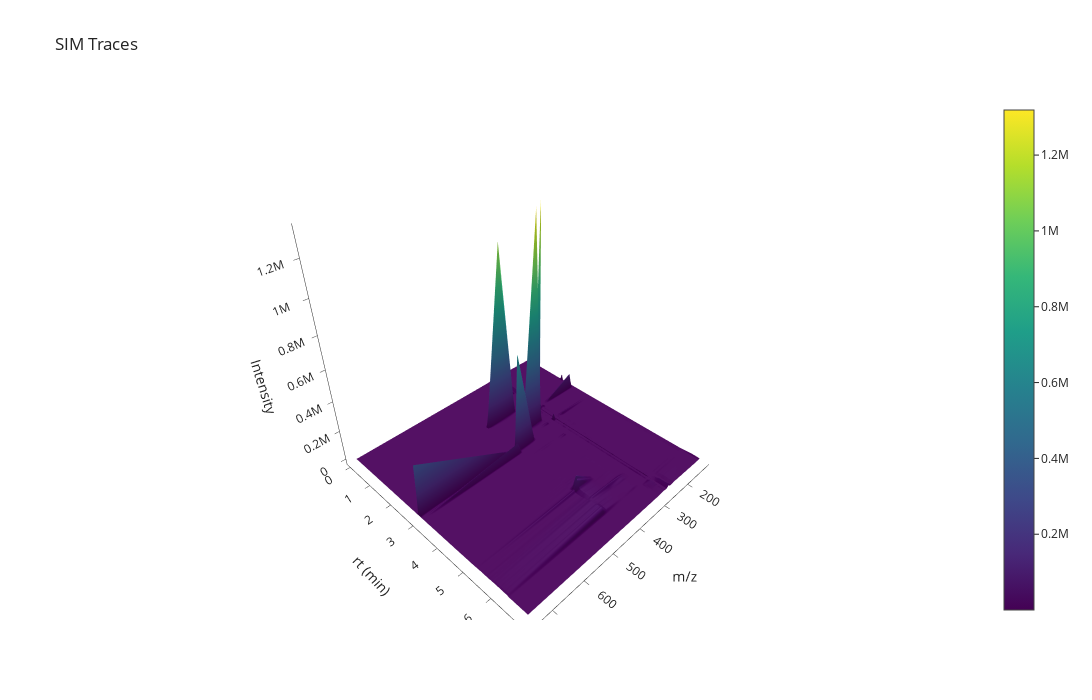

The code cell stored with this chart in its notebook:
### Markdown cell above
mzs available in SIM: 120, 124, 134, 237, 247, 254, 258, 267, 268, 275, 278, 296, 300, 325, 370, 429, 441, 748, 752

mzs available in TIC: range(100, 801)

### Code cell
chromas = analyses.plot_data(indices=7, data="sim", dim=3, mz=237, rt=None) # defaults: indices=None(all), data="SIM", dim=None(2), mz=None(mz[0]), rt=None(rt[:])
chromas.show()

### Figure 1 — Plotly figure (JSON) as saved in the notebook; plotly's stock layout.template omitted (floating-point values rounded to 4 significant figures; data arrays with more than 128 entries replaced by an {"elided": "..."} marker saying what was removed)
{"data": [{"hovertemplate": "<b>index</b>: 7<br><b>name</b>: 008-D2F-A2-Mix 1<br><b>path</b>: C:/Users/Sandeep/Desktop/Error-LC/Method-Data\\250613_Mix-1_10x10ng-mL 2025-06-13 14-40-12\\008-D2F-A2-Mix 1.D<br><b>batch</b>: 250613_Mix-1_10x10ng-mL 2025-06-13 14-40-12<br><b>batch_position</b>: 8<br><b>idle_time</b>: 43.0<br><b>sample</b>: Mix 1<br><b>method</b>: error_lc<br><b>timestamp</b>: 2025-06-13 15:42:19<br><b>unit</b>: None<br><b>instrument</b>: None<br><b>signal</b>: None<br><b>date</b>: 13 Jun 25   3:43 pm +0100<br><b>detector</b>: MS<br><b>pump</b>: G7116B<br><b>vial_position</b>: D2F-A2><br><b>start_time</b>: 2025-06-13 15:42:21<br><b>end_time</b>: 2025-06-13 15:50:07<br><b>runtime</b>: 417.014<br><b>Intensity: %{z}<br><b>Time: </b>%{y}<br><b>m/z: </b>%{x}<extra></extra>", "name": "008-D2F-A2-Mix 1 (Mix 1)", "text": "<b>index</b>: 7<br><b>name</b>: 008-D2F-A2-Mix 1<br><b>path</b>: C:/Users/Sandeep/Desktop/Error-LC/Method-Data\\250613_Mix-1_10x10ng-mL 2025-06-13 14-40-12\\008-D2F-A2-Mix 1.D<br><b>batch</b>: 250613_Mix-1_10x10ng-mL 2025-06-13 14-40-12<br><b>batch_position</b>: 8<br><b>idle_time</b>: 43.0<br><b>sample</b>: Mix 1<br><b>method</b>: error_lc<br><b>timestamp</b>: 2025-06-13 15:42:19<br><b>unit</b>: None<br><b>instrument</b>: None<br><b>signal</b>: None<br><b>date</b>: 13 Jun 25   3:43 pm +0100<br><b>detector</b>: MS<br><b>pump</b>: G7116B<br><b>vial_position</b>: D2F-A2><br><b>start_time</b>: 2025-06-13 15:42:21<br><b>end_time</b>: 2025-06-13 15:50:07<br><b>runtime</b>: 417.014", "type": "surface", "x": [120.0, 124.0, 134.0, 237.0, 247.0, 254.0, 258.0, 267.0, 268.0, 275.0, 278.0, 296.0, 300.0, 325.0, 370.0, 429.0, 441.0, 748.0, 752.0], "y": {"elided": "467 float values"}, "z": {"elided": "467x19 int values"}}], "layout": {"autosize": false, "height": 700, "scene": {"xaxis": {"title": {"text": "m/z"}}, "yaxis": {"title": {"text": "rt (min)"}}, "zaxis": {"title": {"text": "Intensity"}}}, "title": {"text": "SIM Traces"}, "width": 1350}}
